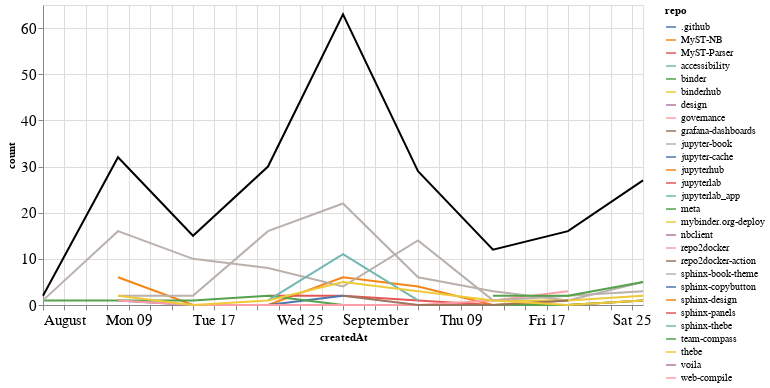

The cell this chart's notebook holds for it:
### Markdown cell above
### Comments

### Code cell
comments_time = comments.groupby('repo').resample('W', on='createdAt').count()['author'].reset_index()
comments_time = comments_time.rename(columns={'author': 'count'})
comments_time_total = comments_time.groupby('createdAt').agg({"count": "sum"}).reset_index()
ch1 = alt.Chart(comments_time, width=600).mark_line().encode(
    x='createdAt',
    y='count',
    color='repo',
    tooltip="repo"
)

ch2 = alt.Chart(comments_time_total, width=600).mark_line(color="black").encode(
    x='createdAt',
    y='count',
)

ch1 + ch2

### Figure 1 — Vega-Lite specification as saved in the notebook (floating-point values rounded to 4 significant figures)
{"config": {"axisLeft": {"labelFontSize": 15}, "axisBottom": {"labelFontSize": 15}}, "layer": [{"data": {"name": "data-874a7f0e4195867ab4649edda345545d"}, "mark": "line", "encoding": {"color": {"type": "nominal", "field": "repo"}, "tooltip": {"type": "nominal", "field": "repo"}, "x": {"type": "temporal", "field": "createdAt"}, "y": {"type": "quantitative", "field": "count"}}, "width": 600}, {"data": {"name": "data-3bb7cd122f102665b715005307a13238"}, "mark": {"type": "line", "color": "black"}, "encoding": {"x": {"type": "temporal", "field": "createdAt"}, "y": {"type": "quantitative", "field": "count"}}, "width": 600}], "$schema": "https://vega.github.io/schema/vega-lite/v4.8.1.json", "datasets": {"data-874a7f0e4195867ab4649edda345545d": [{"repo": ".github", "createdAt": "2021-09-12T00:00:00", "count": 1}, {"repo": "MyST-NB", "createdAt": "2021-08-08T00:00:00", "count": 6}, {"repo": "MyST-NB", "createdAt": "2021-08-15T00:00:00", "count": 0}, {"repo": "MyST-NB", "createdAt": "2021-08-22T00:00:00", "count": 0}, {"repo": "MyST-NB", "createdAt": "2021-08-29T00:00:00", "count": 6}, {"repo": "MyST-NB", "createdAt": "2021-09-05T00:00:00", "count": 4}, {"repo": "MyST-NB", "createdAt": "2021-09-12T00:00:00", "count": 0}, {"repo": "MyST-NB", "createdAt": "2021-09-19T00:00:00", "count": 1}, {"repo": "MyST-Parser", "createdAt": "2021-08-22T00:00:00", "count": 2}, {"repo": "MyST-Parser", "createdAt": "2021-08-29T00:00:00", "count": 2}, {"repo": "MyST-Parser", "createdAt": "2021-09-05T00:00:00", "count": 1}, {"repo": "MyST-Parser", "createdAt": "2021-09-12T00:00:00", "count": 0}, {"repo": "MyST-Parser", "createdAt": "2021-09-19T00:00:00", "count": 0}, {"repo": "MyST-Parser", "createdAt": "2021-09-26T00:00:00", "count": 1}, {"repo": "accessibility", "createdAt": "2021-08-29T00:00:00", "count": 2}, {"repo": "binder", "createdAt": "2021-09-19T00:00:00", "count": 1}, {"repo": "binderhub", "createdAt": "2021-09-26T00:00:00", "count": 7}, {"repo": "design", "createdAt": "2021-08-29T00:00:00", "count": 1}, {"repo": "governance", "createdAt": "2021-09-19T00:00:00", "count": 2}, {"repo": "grafana-dashboards", "createdAt": "2021-08-29T00:00:00", "count": 1}, {"repo": "jupyter-book", "createdAt": "2021-08-08T00:00:00", "count": 2}, {"repo": "jupyter-book", "createdAt": "2021-08-15T00:00:00", "count": 2}, {"repo": "jupyter-book", "createdAt": "2021-08-22T00:00:00", "count": 16}, {"repo": "jupyter-book", "createdAt": "2021-08-29T00:00:00", "count": 22}, {"repo": "jupyter-book", "createdAt": "2021-09-05T00:00:00", "count": 6}, {"repo": "jupyter-book", "createdAt": "2021-09-12T00:00:00", "count": 3}, {"repo": "jupyter-book", "createdAt": "2021-09-19T00:00:00", "count": 1}, {"repo": "jupyter-book", "createdAt": "2021-09-26T00:00:00", "count": 5}, {"repo": "jupyter-cache", "createdAt": "2021-08-08T00:00:00", "count": 1}, {"repo": "jupyter-cache", "createdAt": "2021-08-15T00:00:00", "count": 0}, {"repo": "jupyter-cache", "createdAt": "2021-08-22T00:00:00", "count": 0}, {"repo": "jupyter-cache", "createdAt": "2021-08-29T00:00:00", "count": 2}, {"repo": "jupyterhub", "createdAt": "2021-08-29T00:00:00", "count": 4}, {"repo": "jupyterlab", "createdAt": "2021-08-15T00:00:00", "count": 2}, {"repo": "jupyterlab_app", "createdAt": "2021-09-26T00:00:00", "count": 1}, {"repo": "meta", "createdAt": "2021-08-01T00:00:00", "count": 1}, {"repo": "meta", "createdAt": "2021-08-08T00:00:00", "count": 1}, {"repo": "meta", "createdAt": "2021-08-15T00:00:00", "count": 1}, {"repo": "meta", "createdAt": "2021-08-22T00:00:00", "count": 2}, {"repo": "meta", "createdAt": "2021-08-29T00:00:00", "count": 0}, {"repo": "meta", "createdAt": "2021-09-05T00:00:00", "count": 0}, {"repo": "meta", "createdAt": "2021-09-12T00:00:00", "count": 0}, {"repo": "meta", "createdAt": "2021-09-19T00:00:00", "count": 0}, {"repo": "meta", "createdAt": "2021-09-26T00:00:00", "count": 1}, {"repo": "mybinder.org-deploy", "createdAt": "2021-09-12T00:00:00", "count": 1}, {"repo": "mybinder.org-deploy", "createdAt": "2021-09-19T00:00:00", "count": 1}, {"repo": "mybinder.org-deploy", "createdAt": "2021-09-26T00:00:00", "count": 2}, {"repo": "nbclient", "createdAt": "2021-09-19T00:00:00", "count": 2}, {"repo": "repo2docker", "createdAt": "2021-08-08T00:00:00", "count": 1}, {"repo": "repo2docker", "createdAt": "2021-08-15T00:00:00", "count": 0}, {"repo": "repo2docker", "createdAt": "2021-08-22T00:00:00", "count": 0}, {"repo": "repo2docker", "createdAt": "2021-08-29T00:00:00", "count": 0}, {"repo": "repo2docker", "createdAt": "2021-09-05T00:00:00", "count": 0}, {"repo": "repo2docker", "createdAt": "2021-09-12T00:00:00", "count": 1}, {"repo": "repo2docker", "createdAt": "2021-09-19T00:00:00", "count": 3}, {"repo": "repo2docker-action", "createdAt": "2021-08-29T00:00:00", "count": 2}, {"repo": "repo2docker-action", "createdAt": "2021-09-05T00:00:00", "count": 0}, {"repo": "repo2docker-action", "createdAt": "2021-09-12T00:00:00", "count": 0}, {"repo": "repo2docker-action", "createdAt": "2021-09-19T00:00:00", "count": 1}, {"repo": "sphinx-book-theme", "createdAt": "2021-08-01T00:00:00", "count": 1}, {"repo": "sphinx-book-theme", "createdAt": "2021-08-08T00:00:00", "count": 16}, {"repo": "sphinx-book-theme", "createdAt": "2021-08-15T00:00:00", "count": 10}, {"repo": "sphinx-book-theme", "createdAt": "2021-08-22T00:00:00", "count": 8}, {"repo": "sphinx-book-theme", "createdAt": "2021-08-29T00:00:00", "count": 4}, {"repo": "sphinx-book-theme", "createdAt": "2021-09-05T00:00:00", "count": 14}, {"repo": "sphinx-book-theme", "createdAt": "2021-09-12T00:00:00", "count": 1}, {"repo": "sphinx-book-theme", "createdAt": "2021-09-19T00:00:00", "count": 2}, {"repo": "sphinx-book-theme", "createdAt": "2021-09-26T00:00:00", "count": 3}, {"repo": "sphinx-copybutton", "createdAt": "2021-08-08T00:00:00", "count": 1}, {"repo": "sphinx-design", "createdAt": "2021-08-08T00:00:00", "count": 2}, {"repo": "sphinx-panels", "createdAt": "2021-08-29T00:00:00", "count": 1}, {"repo": "sphinx-thebe", "createdAt": "2021-08-22T00:00:00", "count": 1}, {"repo": "sphinx-thebe", "createdAt": "2021-08-29T00:00:00", "count": 11}, {"repo": "sphinx-thebe", "createdAt": "2021-09-05T00:00:00", "count": 1}, {"repo": "team-compass", "createdAt": "2021-09-12T00:00:00", "count": 2}, {"repo": "team-compass", "createdAt": "2021-09-19T00:00:00", "count": 2}, {"repo": "team-compass", "createdAt": "2021-09-26T00:00:00", "count": 5}, {"repo": "thebe", "createdAt": "2021-08-08T00:00:00", "count": 2}, {"repo": "thebe", "createdAt": "2021-08-15T00:00:00", "count": 0}, {"repo": "thebe", "createdAt": "2021-08-22T00:00:00", "count": 1}, {"repo": "thebe", "createdAt": "2021-08-29T00:00:00", "count": 5}, {"repo": "thebe", "createdAt": "2021-09-05T00:00:00", "count": 3}, {"repo": "thebe", "createdAt": "2021-09-12T00:00:00", "count": 1}, {"repo": "thebe", "createdAt": "2021-09-19T00:00:00", "count": 0}, {"repo": "thebe", "createdAt": "2021-09-26T00:00:00", "count": 1}, {"repo": "voila", "createdAt": "2021-09-12T00:00:00", "count": 2}, {"repo": "web-compile", "createdAt": "2021-09-26T00:00:00", "count": 1}], "data-3bb7cd122f102665b715005307a13238": [{"createdAt": "2021-08-01T00:00:00", "count": 2}, {"createdAt": "2021-08-08T00:00:00", "count": 32}, {"createdAt": "2021-08-15T00:00:00", "count": 15}, {"createdAt": "2021-08-22T00:00:00", "count": 30}, {"createdAt": "2021-08-29T00:00:00", "count": 63}, {"createdAt": "2021-09-05T00:00:00", "count": 29}, {"createdAt": "2021-09-12T00:00:00", "count": 12}, {"createdAt": "2021-09-19T00:00:00", "count": 16}, {"createdAt": "2021-09-26T00:00:00", "count": 27}]}}
